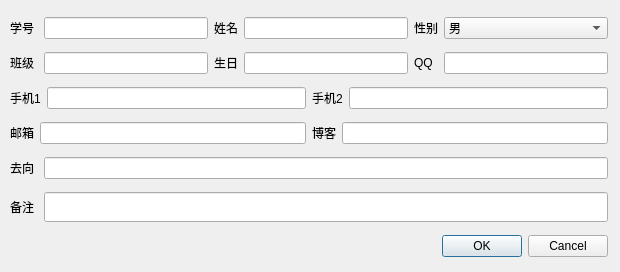
<?xml version="1.0" encoding="UTF-8"?>
<ui version="4.0">
 <class>ChangeInfoDialog</class>
 <widget class="QDialog" name="ChangeInfoDialog">
  <property name="geometry">
   <rect>
    <x>0</x>
    <y>0</y>
    <width>620</width>
    <height>272</height>
   </rect>
  </property>
  <property name="windowTitle">
   <string>成员信息编辑</string>
  </property>
  <widget class="QWidget" name="">
   <property name="geometry">
    <rect>
     <x>10</x>
     <y>10</y>
     <width>598</width>
     <height>256</height>
    </rect>
   </property>
   <layout class="QGridLayout" name="gridLayout">
    <item row="0" column="0">
     <widget class="QLabel" name="label">
      <property name="text">
       <string>学号 </string>
      </property>
     </widget>
    </item>
    <item row="0" column="1">
     <widget class="QLineEdit" name="idEdit"/>
    </item>
    <item row="0" column="2">
     <widget class="QLabel" name="label_2">
      <property name="text">
       <string>姓名</string>
      </property>
     </widget>
    </item>
    <item row="0" column="3">
     <widget class="QLineEdit" name="nameEdit"/>
    </item>
    <item row="0" column="4">
     <widget class="QLabel" name="label_3">
      <property name="text">
       <string>性别</string>
      </property>
     </widget>
    </item>
    <item row="0" column="5">
     <widget class="QComboBox" name="sexComboBox">
      <item>
       <property name="text">
        <string>男</string>
       </property>
      </item>
      <item>
       <property name="text">
        <string>女</string>
       </property>
      </item>
     </widget>
    </item>
    <item row="1" column="0">
     <widget class="QLabel" name="label_4">
      <property name="text">
       <string>班级</string>
      </property>
     </widget>
    </item>
    <item row="1" column="1">
     <widget class="QLineEdit" name="classEdit"/>
    </item>
    <item row="1" column="2">
     <widget class="QLabel" name="label_5">
      <property name="text">
       <string>生日</string>
      </property>
     </widget>
    </item>
    <item row="1" column="3">
     <widget class="QLineEdit" name="birthdayEdit"/>
    </item>
    <item row="1" column="4">
     <widget class="QLabel" name="label_6">
      <property name="text">
       <string>QQ</string>
      </property>
     </widget>
    </item>
    <item row="1" column="5">
     <widget class="QLineEdit" name="qqEdit"/>
    </item>
    <item row="4" column="0">
     <widget class="QLabel" name="label_11">
      <property name="text">
       <string>去向</string>
      </property>
     </widget>
    </item>
    <item row="5" column="0">
     <widget class="QLabel" name="label_12">
      <property name="text">
       <string>备注</string>
      </property>
     </widget>
    </item>
    <item row="6" column="4" colspan="2">
     <widget class="QDialogButtonBox" name="buttonBox">
      <property name="orientation">
       <enum>Qt::Horizontal</enum>
      </property>
      <property name="standardButtons">
       <set>QDialogButtonBox::Cancel|QDialogButtonBox::Ok</set>
      </property>
     </widget>
    </item>
    <item row="2" column="0" colspan="6">
     <layout class="QHBoxLayout" name="horizontalLayout_2">
      <item>
       <widget class="QLabel" name="label_7">
        <property name="text">
         <string>手机1</string>
        </property>
       </widget>
      </item>
      <item>
       <widget class="QLineEdit" name="phone1Edit"/>
      </item>
      <item>
       <widget class="QLabel" name="label_8">
        <property name="text">
         <string>手机2</string>
        </property>
       </widget>
      </item>
      <item>
       <widget class="QLineEdit" name="phone2Edit"/>
      </item>
     </layout>
    </item>
    <item row="3" column="0" colspan="6">
     <layout class="QHBoxLayout" name="horizontalLayout">
      <item>
       <widget class="QLabel" name="label_9">
        <property name="text">
         <string>邮箱</string>
        </property>
       </widget>
      </item>
      <item>
       <widget class="QLineEdit" name="mailEdit"/>
      </item>
      <item>
       <widget class="QLabel" name="label_10">
        <property name="text">
         <string>博客</string>
        </property>
       </widget>
      </item>
      <item>
       <widget class="QLineEdit" name="blogEdit"/>
      </item>
     </layout>
    </item>
    <item row="4" column="1" colspan="5">
     <widget class="QLineEdit" name="wheretogoEdit"/>
    </item>
    <item row="5" column="1" colspan="5">
     <widget class="QLineEdit" name="otherinfoEdit">
      <property name="minimumSize">
       <size>
        <width>0</width>
        <height>30</height>
       </size>
      </property>
     </widget>
    </item>
   </layout>
  </widget>
 </widget>
 <resources/>
 <connections>
  <connection>
   <sender>buttonBox</sender>
   <signal>accepted()</signal>
   <receiver>ChangeInfoDialog</receiver>
   <slot>accept()</slot>
   <hints>
    <hint type="sourcelabel">
     <x>248</x>
     <y>254</y>
    </hint>
    <hint type="destinationlabel">
     <x>157</x>
     <y>274</y>
    </hint>
   </hints>
  </connection>
  <connection>
   <sender>buttonBox</sender>
   <signal>rejected()</signal>
   <receiver>ChangeInfoDialog</receiver>
   <slot>reject()</slot>
   <hints>
    <hint type="sourcelabel">
     <x>316</x>
     <y>260</y>
    </hint>
    <hint type="destinationlabel">
     <x>286</x>
     <y>274</y>
    </hint>
   </hints>
  </connection>
 </connections>
</ui>
